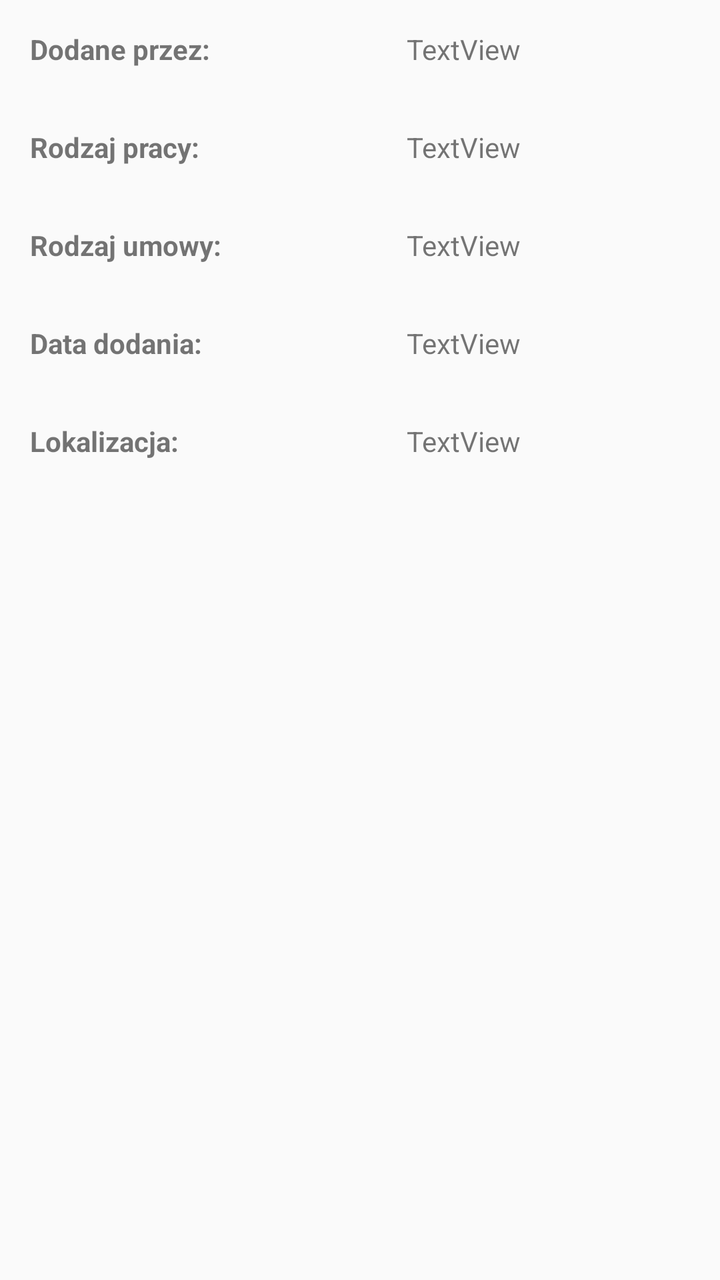
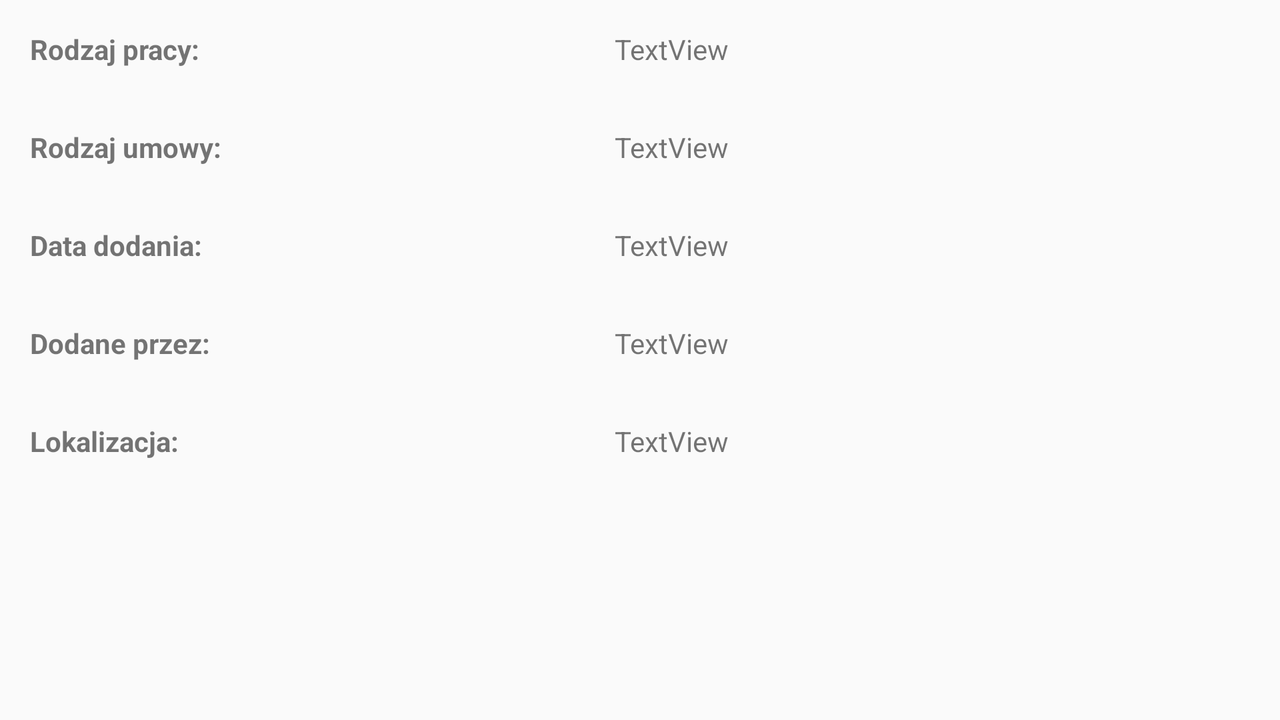

An Android layout and its configuration variant, each rendered on a device that would load it. The default file and the variant file are quoted in full after the pictures.
<!-- AndroidManifest.xml: application theme AppTheme -->
<!-- res/layout/fragment_two.xml -->
<android.support.constraint.ConstraintLayout xmlns:android="http://schemas.android.com/apk/res/android"
    xmlns:tools="http://schemas.android.com/tools"
    android:layout_width="match_parent"
    android:layout_height="match_parent"
    xmlns:app="http://schemas.android.com/apk/res-auto"
    tools:context="com.example.root.cooklearninggame.Fragments.TwoFragment">

    

    <TableLayout
        android:layout_width="368dp"
        android:layout_height="495dp"
        android:layout_marginBottom="20dp"
        tools:layout_editor_absoluteX="10dp"
        tools:layout_editor_absoluteY="8dp">

        <TableRow
            android:layout_width="match_parent"
            android:layout_height="match_parent"
            android:padding="15dp">

            <LinearLayout
                android:layout_width="match_parent"
                android:layout_height="match_parent"
                android:orientation="vertical">

                <TextView
                    android:id="@+id/textView8"
                    android:layout_width="match_parent"
                    android:layout_height="wrap_content"
                    android:layout_weight="2"
                    android:text="Dodane przez:"
                    android:textStyle="bold" />
            </LinearLayout>

            <TextView
                android:id="@+id/textView12"
                android:layout_width="match_parent"
                android:layout_height="wrap_content"
                android:layout_weight="2"
                android:gravity="center"
                android:text="TextView" />
        </TableRow>

        <TableRow
            android:layout_width="match_parent"
            android:layout_height="match_parent"
            android:padding="15dp">

            <LinearLayout
                android:layout_width="match_parent"
                android:layout_height="wrap_content"
                android:orientation="vertical">

                <TextView
                    android:id="@+id/textView"
                    android:layout_width="match_parent"
                    android:layout_height="wrap_content"
                    android:layout_weight="2"
                    android:text="Rodzaj pracy:"
                    android:textStyle="bold" />

            </LinearLayout>

            <TextView
                android:id="@+id/textView9"
                android:layout_width="match_parent"
                android:layout_height="wrap_content"
                android:layout_weight="2"
                android:gravity="center"
                android:text="TextView" />
        </TableRow>

        <TableRow
            android:layout_width="match_parent"
            android:layout_height="match_parent"
            android:padding="15dp">

            <LinearLayout
                android:layout_width="match_parent"
                android:layout_height="match_parent"
                android:orientation="vertical">

                <TextView
                    android:id="@+id/textView3"
                    android:layout_width="match_parent"
                    android:layout_height="wrap_content"
                    android:layout_weight="2"
                    android:text="Rodzaj umowy:"
                    android:textStyle="bold" />

            </LinearLayout>

            <TextView
                android:id="@+id/textView10"
                android:layout_width="match_parent"
                android:layout_height="wrap_content"
                android:layout_weight="2"
                android:gravity="center"
                android:text="TextView" />
        </TableRow>

        <TableRow
            android:layout_width="match_parent"
            android:layout_height="match_parent"
            android:padding="15dp">

            <LinearLayout
                android:layout_width="match_parent"
                android:layout_height="match_parent"
                android:orientation="vertical">

                <TextView
                    android:id="@+id/textView7"
                    android:layout_width="match_parent"
                    android:layout_height="wrap_content"
                    android:text="Data dodania:"
                    android:textStyle="bold" />
            </LinearLayout>

            <TextView
                android:id="@+id/textView11"
                android:layout_width="match_parent"
                android:layout_height="wrap_content"
                android:layout_weight="2"
                android:gravity="center"
                android:text="TextView" />
        </TableRow>

        <TableRow
            android:layout_width="match_parent"
            android:layout_height="match_parent"
            android:padding="15dp">

            <LinearLayout
                android:layout_width="match_parent"
                android:layout_height="match_parent"
                android:orientation="vertical">

                <TextView
                    android:id="@+id/textView8"
                    android:layout_width="match_parent"
                    android:layout_height="wrap_content"
                    android:layout_weight="2"
                    android:text="Lokalizacja:"
                    android:textStyle="bold" />
            </LinearLayout>

            <TextView
                android:id="@+id/textView13"
                android:layout_width="match_parent"
                android:layout_height="wrap_content"
                android:layout_weight="2"
                android:gravity="center"
                android:text="TextView" />
        </TableRow>
    </TableLayout>
</android.support.constraint.ConstraintLayout>
<!-- resources referenced by this layout -->
<resources>
  <style name="AppTheme" parent="android:Theme.Material.Light">
          
          <item name="colorPrimary">@color/primary</item>
          <item name="colorPrimaryDark">@color/primaryDark</item>
          <item name="colorAccent">@color/primaryDark</item>
          <item name="colorControlHighlight">@color/colorPrimary</item>
          <item name="colorControlActivated">@color/colorActivated</item>
          <item name="android:navigationBarColor">@color/primaryDark</item>
          <item name="android:statusBarColor">@color/primaryDark</item>
          <item name="android:textColorPrimary">@color/textPrimary</item>
      </style>
  <color name="primary">#C41230</color>
  <color name="primaryDark">#9E0C24</color>
  <color name="colorPrimary">#84419D</color>
  <color name="colorActivated">#caeeff</color>
  <color name="textPrimary">#000</color>
</resources>
<!-- res/layout-land/fragment_two.xml (the repository's variant of the layout above) -->
<!-- drawn on the phone turned sideways -->
<android.support.constraint.ConstraintLayout xmlns:android="http://schemas.android.com/apk/res/android"
    xmlns:tools="http://schemas.android.com/tools"
    android:layout_width="match_parent"
    android:layout_height="match_parent"
    xmlns:app="http://schemas.android.com/apk/res-auto"
    tools:context="com.example.root.cooklearninggame.Fragments.TwoFragment">

    <TableLayout
        android:layout_width="576dp"
        android:layout_height="295dp"
        android:layout_marginBottom="20dp"
        android:layout_marginTop="20dp"
        android:orientation="horizontal"
        tools:layout_editor_absoluteX="8dp"
        tools:layout_editor_absoluteY="8dp">

        <TableRow
            android:layout_width="match_parent"
            android:layout_height="match_parent"
            android:padding="15dp">

            <LinearLayout
                android:layout_width="match_parent"
                android:layout_height="wrap_content"
                android:orientation="vertical">

                <TextView
                    android:id="@+id/textView"
                    android:layout_width="match_parent"
                    android:layout_height="wrap_content"
                    android:layout_weight="2"
                    android:text="Rodzaj pracy:"
                    android:textStyle="bold" />

            </LinearLayout>

            <TextView
                android:id="@+id/textView9"
                android:layout_width="match_parent"
                android:layout_height="wrap_content"
                android:layout_weight="2"
                android:gravity="center"
                android:text="TextView" />
        </TableRow>

        <TableRow
            android:layout_width="match_parent"
            android:layout_height="match_parent"
            android:padding="15dp">

            <LinearLayout
                android:layout_width="match_parent"
                android:layout_height="match_parent"
                android:orientation="vertical">

                <TextView
                    android:id="@+id/textView3"
                    android:layout_width="match_parent"
                    android:layout_height="wrap_content"
                    android:layout_weight="2"
                    android:text="Rodzaj umowy:"
                    android:textStyle="bold" />

            </LinearLayout>

            <TextView
                android:id="@+id/textView10"
                android:layout_width="match_parent"
                android:layout_height="wrap_content"
                android:layout_weight="2"
                android:gravity="center"
                android:text="TextView" />
        </TableRow>

        <TableRow
            android:layout_width="match_parent"
            android:layout_height="match_parent"
            android:padding="15dp">

            <LinearLayout
                android:layout_width="match_parent"
                android:layout_height="match_parent"
                android:orientation="vertical">

                <TextView
                    android:id="@+id/textView7"
                    android:layout_width="match_parent"
                    android:layout_height="wrap_content"
                    android:text="Data dodania:"
                    android:textStyle="bold" />
            </LinearLayout>

            <TextView
                android:id="@+id/textView11"
                android:layout_width="match_parent"
                android:layout_height="wrap_content"
                android:layout_weight="2"
                android:gravity="center"
                android:text="TextView" />
        </TableRow>

        <TableRow
            android:layout_width="match_parent"
            android:layout_height="match_parent"
            android:padding="15dp">

            <LinearLayout
                android:layout_width="match_parent"
                android:layout_height="match_parent"
                android:orientation="vertical">

                <TextView
                    android:id="@+id/textView8"
                    android:layout_width="match_parent"
                    android:layout_height="wrap_content"
                    android:layout_weight="2"
                    android:text="Dodane przez:"
                    android:textStyle="bold" />
            </LinearLayout>

            <TextView
                android:id="@+id/textView12"
                android:layout_width="match_parent"
                android:layout_height="wrap_content"
                android:layout_weight="2"
                android:gravity="center"
                android:text="TextView" />
        </TableRow>

        <TableRow
            android:layout_width="match_parent"
            android:layout_height="match_parent"
            android:padding="15dp">

            <LinearLayout
                android:layout_width="match_parent"
                android:layout_height="match_parent"
                android:orientation="vertical">

                <TextView
                    android:id="@+id/textView8"
                    android:layout_width="match_parent"
                    android:layout_height="wrap_content"
                    android:layout_weight="2"
                    android:text="Lokalizacja:"
                    android:textStyle="bold" />
            </LinearLayout>

            <TextView
                android:id="@+id/textView13"
                android:layout_width="match_parent"
                android:layout_height="wrap_content"
                android:layout_weight="2"
                android:gravity="center"
                android:text="TextView" />
        </TableRow>
    </TableLayout>

</android.support.constraint.ConstraintLayout>
